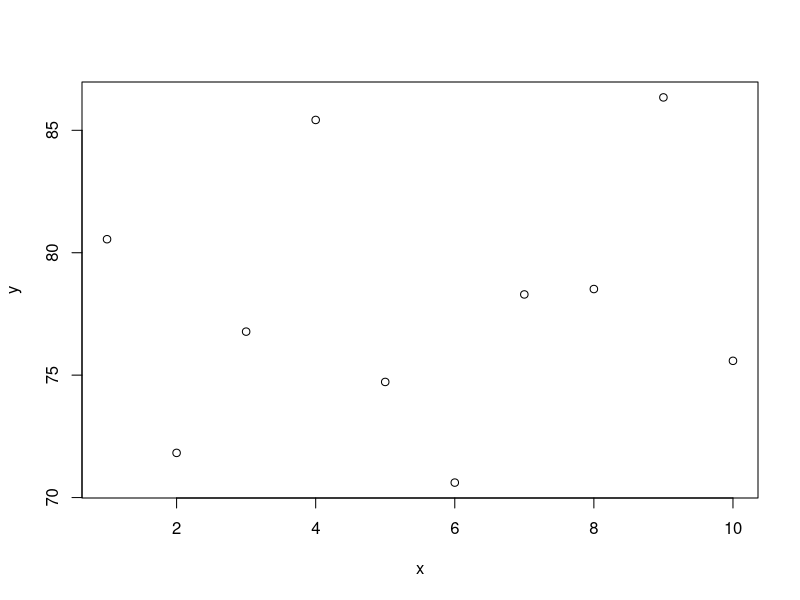

Write R code to recreate this figure.
# github ------

# Version Control ----

# Git is a distributed version control system.
# instead of saving heaps of files of the same thing over and over (v1, v2, v3) with small changes
# each time, use a version control system that keeps track of ONLY the changes each time.
# You move things from your 'Workspace' where you have heaps of files that you may not use all of,
# you move them to the 'Staging Area', and then to the 'Local repositary'.
# The 'Staging Area' contains JUST the files that you want to use, so you know which is the 'right' file.

# Aspects of github

# 1. 'Workspace' - files here are 'untracked'
# 2. 'Staging Area' - files here are 'staged'
# 3. 'Local Repositary' - files here are 'commited' or 'modidied' (post-committing)
#    (You can also have a 'Remote Repositary' which is where you host it eg. on github so someone can see it)

# In the terminal type:
# git config --global user.name "Tania M Kenyon"
# git config --global user.email "tania.kenyon@uqconnect.edu.au"

# Then create a New Project and make sure you tick 'Create a git repositery'
# Then save an R script (this one - 'github_repositaries') and then
# in the Git tab (next to History) it will show the R script and the status
# If the status is ?? it means the files are 'untracked'

x=seq(1, 10, len=10)
y=40*2 + rnorm(10,0,5)
plot(x,y)
summary(y)

# Now, say you are happy with your code, committ it.
# Select the file, the 'github_repositaries' and tick it, then click 'Commit'
# type in the comments what you have done, e.g 'This is the initial commit' or
# added analsis of x, y, z.

# ****A git repositary is a .git folder***
# So now we have a git repositary with a 'HEAD' and a branch - 'MASTER'

# So the R script just has the HEAD (latest), 
# but the git file has all of the history

# Commits are cheap - commit often!!

# Tagging commits:

# It changes your documents, your files, to hexcode.
# You can 'tag' a commit so that it has a proper name instead of a hex code.
# e.g. if you wanted to call it V1 when you have submitted a paper with 
# the current analysis.
# Go to the cog symbol in 'Git' tab, open 'Shell'.
# Type: git tag -a 'V.1' -m 'Version 1' 
# Replace 'V.1' with whatever (no spaces allowed)
# Replace 'Version 1' with whatever.

# OPTIONS

# 1. Checkout - moves the head back to a previous point and commits from then on in another direction (branch)
# 2. Reset - VERY VIOLENT. you know no-one has committed on top of what you've done and it 
# was silly and you want to delete it all.
# 3. Revert - Jumps back in time.

# 1. Checkout - 
# Go to shell and type: git checkout 4fe70
# Now the summary.R file doesn't exist and we are looking at an old version.
# Agree with RStudio to close that file.
# To get back to the future (the latest file) type: git checkout master
# OR go to the dropdown arrow in Git tab and click on master

# 2. Revert -
# If we want to reverse our changes.
# Type in shell the one you want to reverse
# Type git revert git revert be899 --no edit--
# *You can only revert back to one more in time*
#Revert is useful when you are collaborating with other people

#changes....
